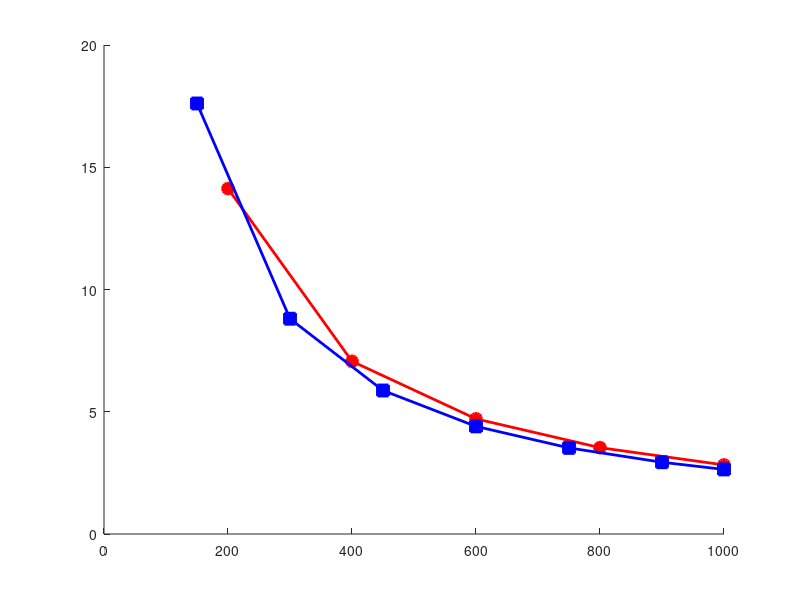

This chart was generated by the following MATLAB code: (Note: this script raises an error after producing the figure.)
clear
Rmin = [-82, -81, -79, -77, -74, -70, -66, -65]; % 最小受信感度 [dBm]
TR = [6, 9, 12, 18, 24, 36, 48, 54]; % 伝送レート [Mbps]
databit = [24, 36, 48, 72, 96, 144, 192, 216]; % OFDMシンボルごとのデータビット[bit]

Tp = 10; % 送信電力 [dBm]
f = 2.4 * 10^9; % 周波数 [Hz]
c = 3 * 10^8; % 光速 [m/s]

PLCP_pre = 16; % PLCPプリアンブル[μs]
PLCPhead_sig = 1; % PLCPヘッダ（シグナル）[μs]
PLCPhead_ser = 16; % PLCPヘッダ（サービス）[μs]
ACK = 80; % 802.11ACKフレーム[bit]
MAC = 192; % 802.11MACヘッダ[bit]
LLC = 64; % LLCヘッダ[bit]
packet = 12000; % IPパケット長[bit]
FCS = 32; % FCS[bit]
tail = 6; % テイルビット[bit]
SIFS = 10; % [μs]
DIFS = 34; % [μs]
backoff = 101.5; % 平均バックオフ制御時間 [μs]

max_distance = 1000; % 最大距離 [m]

% フィルタリング: 54 Mbps, 24 Mbps, 18 Mbps のみ
indices = ismember(TR, [54, 24, 18]);
Rmin = Rmin(indices);
TR = TR(indices);
databit = databit(indices);

% 初期化
overhead = zeros(size(TR)); % オーバーヘッドの配列
payload = zeros(size(TR)); % ペイロードの配列
N = zeros(size(TR)); % 送信回数

% フィギュア1: スループットのプロット
figure('Position', [100, 100, 700, 500]); % 横長のグラフ (幅1200, 高さ500)
hold on;


markers = {'o', 's', 'd'}; % 点の形状を指定
colors = {'r', 'b', '[0 0.5 0]'}; % 色を指定

for i = 1:length(Rmin)
    Rmin_current = Rmin(i);
    TR_current = TR(i);
    databit_current = databit(i);
    
    % 最大伝送距離の計算
    Lfs = Tp - Rmin_current; % 距離減衰 [dB]
    d_max = floor(((10^(Lfs / 20)) * c) / (4 * pi * f) / 50) * 50; % 最大伝送距離 [m]
    
    % フレームの計算
    ACK_t = PLCP_pre + (PLCPhead_sig + ceil((PLCPhead_ser + ACK + FCS + tail) / databit_current)) * 4;
    data_t = PLCP_pre + (PLCPhead_sig + ceil((PLCPhead_ser + MAC + LLC + packet + FCS + tail) / databit_current)) * 4;
    data_o_t = PLCP_pre + (PLCPhead_sig + ceil(ceil((PLCPhead_ser + MAC + LLC + packet + FCS + tail) / databit_current) - packet / databit_current)) * 4;
    
    % スループットを計算して繰り返しプロット
    if mod(max_distance, d_max) == 0
        distances = d_max:d_max:max_distance; 
    else
        distances = [d_max:d_max:max_distance max_distance];
    end
    throughput2 = zeros(size(distances)); % スループット配列の初期化
    payload_t = packet / databit_current * 4;
    N(i) = length(distances);
    
    for j = 1:length(distances)
        D = distances(j);
        total_tt = (ACK_t + data_t + SIFS + backoff + 6) * (D / d_max); % トータル時間計算
        overhead(i) = (ACK_t + data_o_t + SIFS + backoff + 6) * (D / d_max); % オーバーヘッドの総時間
        payload(i) = payload_t * (D / d_max); % ペイロードの送信時間
        throughput2(j) = packet / total_tt; % スループット [Mbps]
    end

     % プロット
     if TR_current==54
        plot(distances, throughput2, ['-' markers{i}], 'Color', colors{i},'LineWidth', 2, 'MarkerSize', 8, 'MarkerFaceColor', colors{i}, 'DisplayName', sprintf('One-hop relay '));
     else
        plot(distances, throughput2, ['-' markers{i}], 'Color', colors{i},'LineWidth', 2, 'MarkerSize', 8, 'MarkerFaceColor', colors{i}, 'DisplayName', sprintf('Nunber of through drones=%d ',((d_max/50)-1) ));
     end

     
    
end

% ラベル設定
xlabel('Relay distance  [m]', 'FontSize', 30, 'FontName', 'Times New Roman'); % X軸ラベル
ylabel('Throughput [Mbps]', 'FontSize', 30, 'FontName', 'Times New Roman'); % Y軸ラベル

% 横軸の範囲と間隔を設定
xticks(0:200:max_distance); % 0から最大距離まで200ごとの目盛りを設定

% 目盛りのフォントサイズ設定
set(gca, 'FontSize', 18, 'FontName', 'Times New Roman'); % 目盛り数字を大きく設定し、フォントを指定

% グラフの枠を表示
box on;
grid off;

% 凡例を設定
lgd = legend;
lgd.FontSize = 20; % 凡例フォントサイズ
lgd.FontName = 'Times New Roman'; % 凡例フォント指定
lgd.Location = 'northeast'; % 凡例を右上に配置
lgd.Box = 'off'; % 凡例の枠を非表示にする

hold off;

% フィギュア2: オーバーヘッドとペイロード時間の積み上げ棒グラフ
figure;
b = bar(1:length(TR), [overhead', payload'], 'stacked', 'BarWidth', 0.3); % 等間隔の整数インデックスを使用

% x軸のラベルを設定（例として伝送レートを表示）
xticks(1:length(TR)); % x軸を等間隔の整数インデックスに設定
xticklabels(arrayfun(@(x) sprintf('%d Mbps', x), TR, 'UniformOutput', false)); % カスタムラベルを設定

% グラフのラベルとタイトル設定
xlabel('伝送レート'); % 任意のラベル
ylabel('時間 [μs]');
title('伝送レートに対するオーバーヘッドとペイロードの時間');
grid on;

% 各ペイロードバーの部分にN-1等分の線を引く
hold on;
for i = 1:length(TR)
    num_lines = N(i) - 1; % 分割する線の数
    if num_lines > 0
        % ペイロード部分の高さ（青い部分）を取得
        payload_height = payload(i); 
        
        % 各分割の高さ
        y_step = payload_height / N(i); 
        
        for k = 1:num_lines
            y_position = overhead(i) + k * y_step; % 線を引くy位置（ペイロードの上部から）
            % ペイロード部分の上に黒い直線を引く
            plot([i - 0.15, i + 0.15], [y_position, y_position], 'k-', 'LineWidth', 0.5); % 黒い直線を描画
        end
    end
end
hold off;
